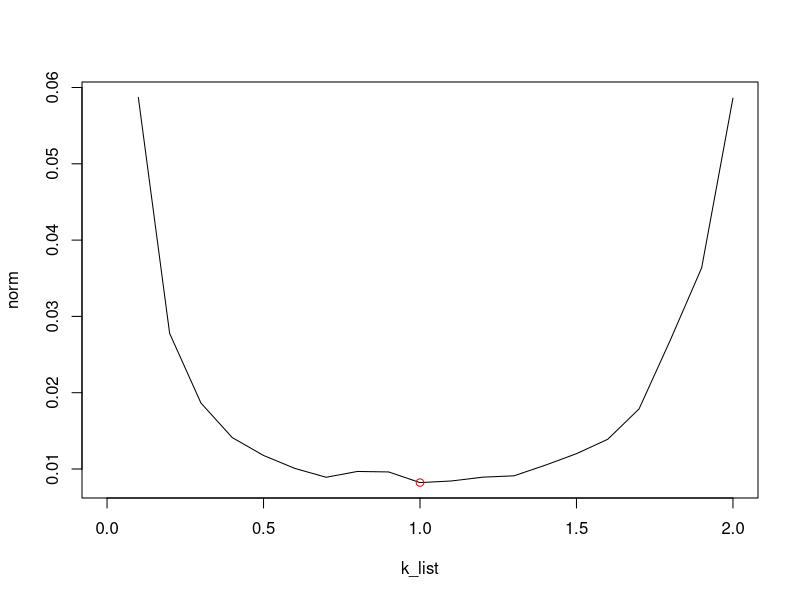

This chart was generated by the following R code:
## ---- chunk 1
knitr::opts_chunk$set(warning = FALSE, message = FALSE) 
## ---- chunk 2
MC <- function(n){
  X <- rcauchy(n,0,1)
  return(c(mean(X >= 50),1/n * var(X >= 50)))
}

print(MC(10000))
## ---- chunk 3
g <- function(x,a,k){
  return(a^k * k / (x^(k+1)) * (x >= a))
}

fh <- function(x,a,k){
  return(1 / (pi*(1+x^2)) * (x >= 50))
}

IS <- function(n,a,k){
  U <- runif(n,0,1)
  X <- a / (1 - U^(1/k))
  fh <- fh(X,a,k)
  g <- g(X,a,k)
  return(c(mean(fh/g), 1/n * var(fh/g)) )
}

print(IS(10000,50,1))
## ---- chunk 4
a <- 50
n <- 10000
k_list <- seq(0,2,0.1)

norm <- c()
for (k in k_list){
  I <- IS(n,a,k)[1]
  norm <- append(norm,sqrt(MC(n)[1]^2 + I^2))
}

plot(k_list,norm, type = "l")
points(k_list[which.min(norm)], min(norm), col="red")


k_opti <- k_list[which.min(norm)]
print(c("the optimal k is", k_opti))
## ---- chunk 5
n <- 1:10000
a <- 50
k <- k_opti

M <- MC(n)
I <- IS(n,a,k)

display <- matrix(c(M[1], M[2],I[1],I[2]), nrow = 2)
rownames(display) <- c("mean", "var")
colnames(display) <- c("MC", "IS")
print(display)

ratio <- ceiling(M[2] / I[2])
paste0("We divide the variance by: ", ratio)
